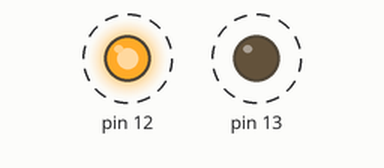
This sketch was run on a simulated Arduino Uno, built with avr-gcc and run on an emulated ATmega328P. Parts: output pins drawn as LEDs (lit = HIGH). Dashed ring = blinking.

Above: at 0.05 s.
Timing chart, 0 to 3.0 s (numbered marks = the images above):
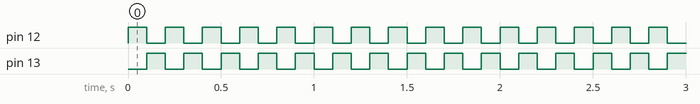

Measured:
- by itself, pin 12, pin 13: alternates HIGH for 0.10 s and LOW for 0.10 s

The sketch:

Two_led.ino
```cpp
void setup() {
pinMode(12, OUTPUT);
pinMode(13, OUTPUT);
}

void loop() {
  digitalWrite(12, HIGH);
  digitalWrite(13, LOW);
  delay(100);
  digitalWrite(12, LOW);
  digitalWrite(13, HIGH);
  delay(100);
}
```
